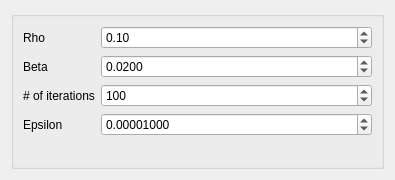
<?xml version="1.0" encoding="UTF-8"?>
<ui version="4.0">
 <class>Form</class>
 <widget class="QWidget" name="Form">
  <property name="geometry">
   <rect>
    <x>0</x>
    <y>0</y>
    <width>395</width>
    <height>180</height>
   </rect>
  </property>
  <property name="sizePolicy">
   <sizepolicy hsizetype="Ignored" vsizetype="Ignored">
    <horstretch>0</horstretch>
    <verstretch>0</verstretch>
   </sizepolicy>
  </property>
  <property name="windowTitle">
   <string>Form</string>
  </property>
  <layout class="QVBoxLayout" name="verticalLayout">
   <item>
    <widget class="QGroupBox" name="formGroupBox">
     <property name="title">
      <string/>
     </property>
     <layout class="QFormLayout" name="formLayout">
      <item row="1" column="0">
       <widget class="QLabel" name="rho_label">
        <property name="text">
         <string>Rho</string>
        </property>
       </widget>
      </item>
      <item row="4" column="0">
       <widget class="QLabel" name="beta_label">
        <property name="text">
         <string>Beta</string>
        </property>
       </widget>
      </item>
      <item row="5" column="0">
       <widget class="QLabel" name="niter_label">
        <property name="text">
         <string># of iterations</string>
        </property>
       </widget>
      </item>
      <item row="5" column="1">
       <widget class="QSpinBox" name="niter_spinBox">
        <property name="minimum">
         <number>1</number>
        </property>
        <property name="maximum">
         <number>1000</number>
        </property>
        <property name="value">
         <number>100</number>
        </property>
       </widget>
      </item>
      <item row="6" column="0">
       <widget class="QLabel" name="epsilon_label">
        <property name="text">
         <string>Epsilon</string>
        </property>
       </widget>
      </item>
      <item row="6" column="1">
       <widget class="QDoubleSpinBox" name="epsilon_doubleSpinBox">
        <property name="decimals">
         <number>8</number>
        </property>
        <property name="singleStep">
         <double>0.000001000000000</double>
        </property>
        <property name="value">
         <double>0.000010000000000</double>
        </property>
       </widget>
      </item>
      <item row="1" column="1">
       <widget class="QDoubleSpinBox" name="rho_spin">
        <property name="value">
         <double>0.100000000000000</double>
        </property>
       </widget>
      </item>
      <item row="4" column="1">
       <widget class="QDoubleSpinBox" name="beta_spin">
        <property name="decimals">
         <number>4</number>
        </property>
        <property name="value">
         <double>0.020000000000000</double>
        </property>
       </widget>
      </item>
     </layout>
    </widget>
   </item>
  </layout>
 </widget>
 <resources/>
 <connections/>
</ui>
